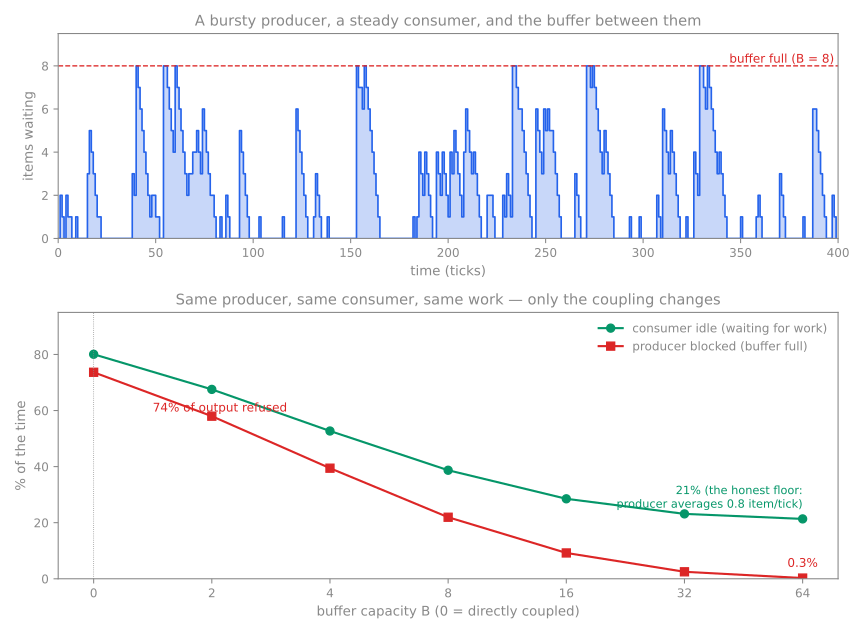

This chart was generated by the following Python code:
"""Producer/consumer with a bounded buffer — the decoupling quantified.

A bursty producer (a CPU emitting print jobs, a network delivering video in
clumps) feeds a steady consumer (a printer, a video decoder) that can take one
item per tick. Between them sits a buffer of capacity B. B = 0 means the two are
directly coupled: a hand-over succeeds only if the consumer is free *this tick*.
We measure how often each side is forced to wait on the other's bad moments.

Regenerate:  python3 decouple-and-recouple-buffer.py   (writes the .svg beside it)
"""
import random
import matplotlib
matplotlib.use("Agg")
import matplotlib.pyplot as plt

GREY = "#888888"
BLUE, GREEN, RED, AMBER = "#2563eb", "#059669", "#dc2626", "#f59e0b"

def simulate(B, ticks=200_000, p_burst=0.2, mean_burst=4, seed=1):
    """Return (consumer-idle fraction, producer-blocked fraction, occupancy trace)."""
    rng = random.Random(seed)
    buf = 0
    idle = blocked = 0
    trace = []
    for _ in range(ticks):
        # consumer first: takes one item that was already waiting at the start of the tick
        if buf > 0:
            buf -= 1
        else:
            idle += 1
        # producer: with prob p_burst emit a burst of geometric size (mean mean_burst)
        if rng.random() < p_burst:
            k = 1
            while rng.random() > 1 / mean_burst:
                k += 1
            room = B - buf
            take = min(k, room)
            buf += take
            blocked += k - take
        trace.append(buf)
    produced = ticks * p_burst * mean_burst
    return idle / ticks, blocked / produced, trace

sizes = [0, 2, 4, 8, 16, 32, 64]
idle_f, block_f = [], []
for B in sizes:
    i, b, _ = simulate(max(B, 1))
    idle_f.append(i); block_f.append(b)

# The B=0 case, done honestly: at most one item passes per tick, no storage.
def simulate_direct(ticks=200_000, p_burst=0.2, mean_burst=4, seed=1):
    rng = random.Random(seed); idle = blocked = 0
    for _ in range(ticks):
        if rng.random() < p_burst:
            k = 1
            while rng.random() > 1 / mean_burst:
                k += 1
            blocked += k - 1          # only one item can be handed over this tick
        else:
            idle += 1                 # nothing offered → consumer idles
    return idle / ticks, blocked / (ticks * p_burst * mean_burst)
idle_f[0], block_f[0] = simulate_direct()

_, _, trace = simulate(8, ticks=400, seed=7)

print("B  consumer-idle  producer-blocked")
for B, i, b in zip(sizes, idle_f, block_f):
    print(f"{B:>2}  {i:12.3f}  {b:16.3f}")

fig, (ax0, ax1) = plt.subplots(2, 1, figsize=(9, 6.6), gridspec_kw={"height_ratios": [1, 1.3]})
fig.patch.set_alpha(0)
for ax in (ax0, ax1):
    ax.set_facecolor("none")
    for s in ax.spines.values(): s.set_color(GREY)
    ax.tick_params(colors=GREY, labelsize=9)
    ax.xaxis.label.set_color(GREY); ax.yaxis.label.set_color(GREY)
    ax.title.set_color(GREY)

ax0.fill_between(range(len(trace)), trace, step="post", color=BLUE, alpha=0.25)
ax0.step(range(len(trace)), trace, where="post", color=BLUE, lw=1.2)
ax0.axhline(8, color=RED, lw=1, ls="--")
ax0.text(398, 8.15, "buffer full (B = 8)", color=RED, ha="right", fontsize=9)
ax0.set_ylim(0, 9.5); ax0.set_xlim(0, 400)
ax0.set_ylabel("items waiting")
ax0.set_xlabel("time (ticks)")
ax0.set_title("A bursty producer, a steady consumer, and the buffer between them", fontsize=11)

x = range(len(sizes))
ax1.plot(x, [100*v for v in idle_f], "o-", color=GREEN, lw=1.6, label="consumer idle (waiting for work)")
ax1.plot(x, [100*v for v in block_f], "s-", color=RED, lw=1.6, label="producer blocked (buffer full)")
ax1.set_xticks(list(x)); ax1.set_xticklabels([str(s) for s in sizes])
ax1.set_xlabel("buffer capacity B (0 = directly coupled)")
ax1.set_ylabel("% of the time")
ax1.set_ylim(0, 95)
ax1.axvline(0, color=GREY, lw=0.6, ls=":")
leg = ax1.legend(frameon=False, fontsize=9, loc="upper right")
for t in leg.get_texts(): t.set_color(GREY)
ax1.set_title("Same producer, same consumer, same work — only the coupling changes", fontsize=11)
ax1.text(len(sizes)-1, 100*block_f[-1]+4, f"{100*block_f[-1]:.1f}%", color=RED, ha="center", fontsize=9)
ax1.text(0.5, 100*block_f[0]-14, f"{100*block_f[0]:.0f}% of output refused", color=RED, fontsize=9)
ax1.text(len(sizes)-1, 100*idle_f[-1]+4, f"{100*idle_f[-1]:.0f}% (the honest floor:\nproducer averages 0.8 item/tick)", color=GREEN, ha="right", fontsize=8.5)

fig.tight_layout()
fig.savefig("decouple-and-recouple-buffer.svg", transparent=True)
print("saved decouple-and-recouple-buffer.svg")
